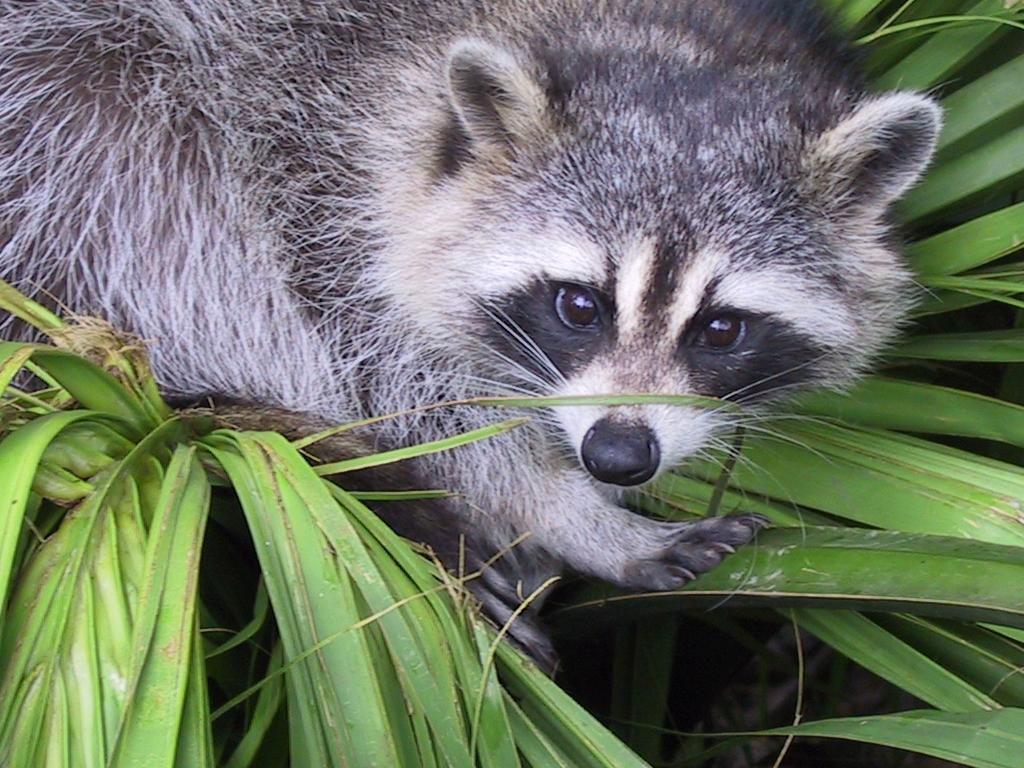
#> input picture ex04/animal.jpeg, 1024 x 768 px
$ python rotate.py
#> lines starting #> are read from the running program, lines starting #| are printed output that depends on the picture
### ex04/load_image.py
import os
import numpy as np
from PIL import Image


def ft_load_zoom(path: str) -> list:
    """Load image from path and return as an array"""
#> called with path = 'animal.jpeg'
    try:
        if not path.lower().endswith((".jpg", ".jpeg")):
            raise AssertionError("Supported formats are JPG and JPEG")
        if not os.path.exists(path):
            raise AssertionError(f"File not found: {path}")
        img = Image.open(path)
#> img is the input picture: PIL image 1024x768 RGB; mean R, G, B 110.7, 117.7, 102.1
        height = img.size[1]
#> height = 768
        lenght = img.size[0]
#> lenght = 1024
        img = np.array(img)
        zoomed = img[
            height // 4: height // 4 + 400,
            lenght // 4: lenght // 4 + 400
            ]
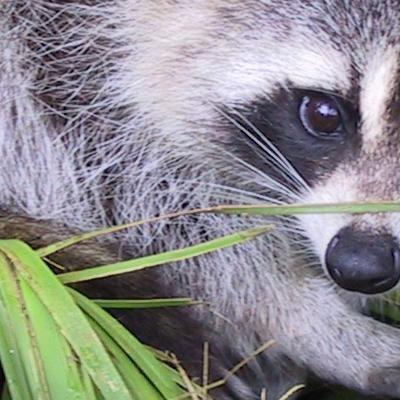
#> zoomed: shape (400, 400, 3); mean R, G, B 140.7, 139.9, 141.7
        print(f"The shape of the Image is: {zoomed.shape} "
              f"or ({zoomed.shape[0]}, {zoomed.shape[1]})")
#| The shape of the Image is: (400, 400, 3) or (400, 400)
        print(zoomed)
#> (printed output is left out)
        return zoomed
    except AssertionError as error:
        print(f"Error: {error}")
        return []

### ex04/rotate.py
from load_image import ft_load_zoom
import matplotlib.pyplot as plt
import numpy as np


def main():
    try:
        img = ft_load_zoom("animal.jpeg")
        height = img.shape[0]
#> height = 400
        width = img.shape[1]
#> width = 400
        transposed = [[0] * height for _ in range(width)]
        for i in range(height):
            for j in range(width):
                transposed[j][i] = img[i][j]
#> after the loop, transposed = 400 items
        print(f"New shape after Transpose: ({width}, {height})")
#| New shape after Transpose: (400, 400)
        print(np.array(transposed))
#> (printed output is left out)
        plt.imshow(np.array(transposed))
        plt.savefig("rotated.png")
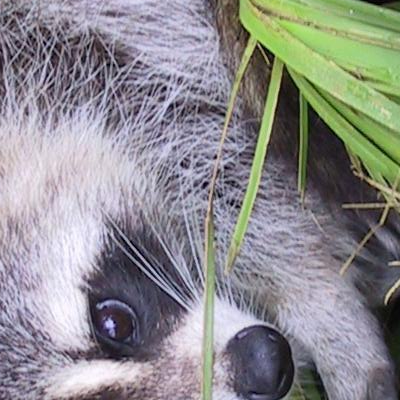
#> shown: shape (400, 400, 3); mean R, G, B 140.7, 139.9, 141.7
    except Exception as error:
        print(f"Error: {error}")


if __name__ == "__main__":
    main()
